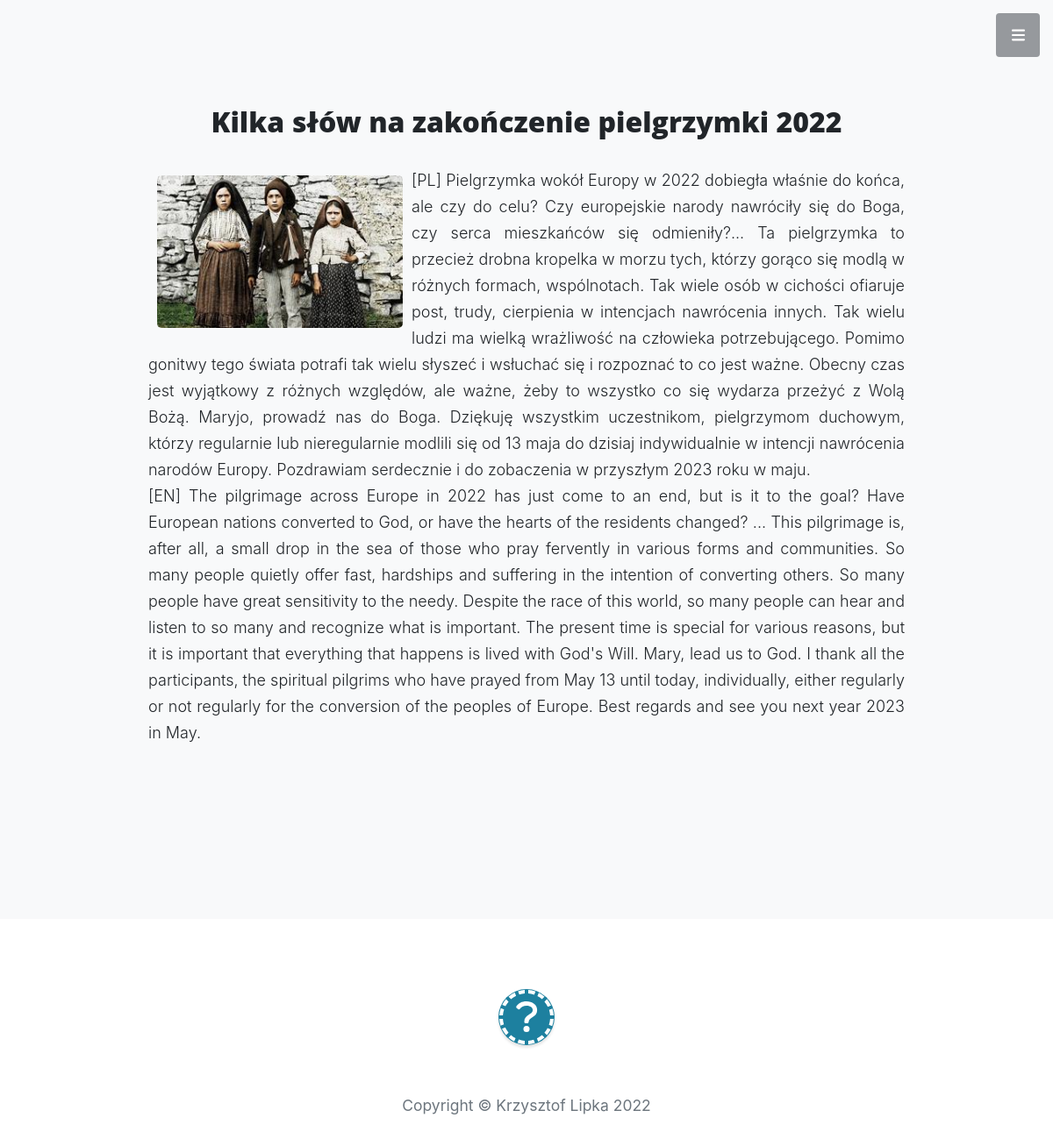
Page /blog/article-detail/5 on the committed database.
### blog/models.py (models this page shows, shortened)
class Article(models.Model):
    title = models.CharField(max_length=250)
    sneak_peek = models.CharField(blank = True, max_length=300)
    content_pl = models.TextField(blank = True)
    content_eng = models.TextField(blank = True)
    date_posted = models.DateTimeField(default = datetime.now)
    author = models.ForeignKey(User, on_delete=models.CASCADE)
    blog_img = models.ImageField(blank = True, upload_to = 'blog_pcs')

### blog/views.py (the view)
# urls.py: path('article-detail/<int:pk>', ArticleDetailView.as_view(), name = 'article-detail' ),
class ArticleDetailView(DetailView):
    model = Article
    template_name = 'blog/article.html'

### blog/templates/blog/article.html
{% extends 'core/base.html' %}
{% load static %}
{% block content %}
    <section class="content-section bg-light" >
        <link rel="stylesheet" type = "text/css" href="{% static 'blog/base.css' %}"  />
            <div class="container px-4 px-lg-5 text-center">
                <div class="row gx-4 gx-lg-5 justify-content-center">
                    <div class="col-lg-10">
                        <h2 class="article-title">{{object.title }}</h2>
                        <p class="lead mb-5" style="text-align: justify"><img class="blog" src="{{article.blog_img.url}}"/><font size="4">{{ object.content_pl }}<br>{{object.content_eng}}</font></p><br>
                    </div>
                </div>
            </div>
    </section>
{% endblock %}

### rows in the picture
Article: title "Kilka słów na zakończenie pielgrzymki 2022", blog_img (picture), content_pl "[PL] Pielgrzymka wokół Europy w 2022 dobiegła właśnie do końca, ale czy do celu? Czy europejskie narody nawróciły się do Boga, czy serca mieszkańców się odmieniły?... Ta pielgrzymka to przecież drobna kropelka w morzu tych, którzy gorąco się modlą w różnych formach, wspólnotach. Tak wiele osób w cichości ofiaruje post, trudy, cierpienia w intencjach nawrócenia innych. Tak wielu ludzi ma wielką wrażliwość na człowieka potrzebującego. Pomimo gonitwy tego świata potrafi tak wielu słyszeć i wsłuchać się i rozpoznać to co jest ważne. Obecny czas jest wyjątkowy z różnych względów, ale ważne, żeby to wszystko co się wydarza przeżyć z Wolą Bożą. Maryjo, prowadź nas do Boga. Dziękuję wszystkim…", content_eng "[EN] The pilgrimage across Europe in 2022 has just come to an end, but is it to the goal? Have European nations converted to God, or have the hearts of the residents changed? ... This pilgrimage is, after all, a small drop in the sea of those who pray fervently in various forms and communities. So many people quietly offer fast, hardships and suffering in the intention of converting others. So many people have great sensitivity to the needy. Despite the race of this world, so many people can hear and listen to so many and recognize what is important. The present time is special for various reasons, but it is important that everything that happens is lived with God's Will. Mary, lead us to…"
